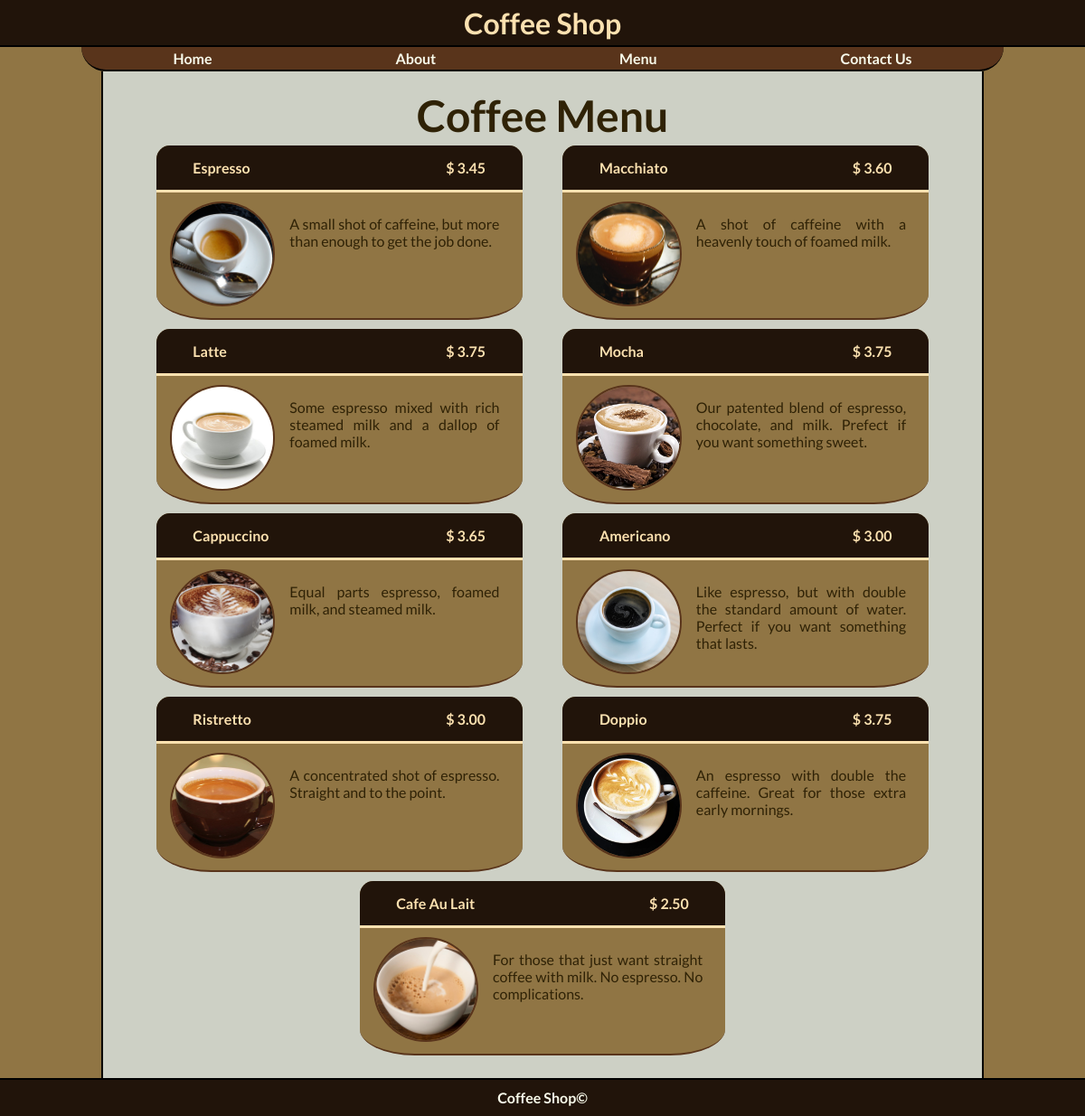
/menu/coffee.php, run on the app's committed database.
### tables this page shows
CREATE TABLE `coffee` (
  `coffee_id` int(11) NOT NULL AUTO_INCREMENT,
  `name` varchar(50) DEFAULT NULL,
  `description` varchar(200) DEFAULT NULL,
  `price` decimal(10,2) DEFAULT NULL,
  `img_dir` varchar(50) DEFAULT NULL,
  PRIMARY KEY (`coffee_id`)
);

### database/databaseSelect.inc.php (called while the page is built, shortened)
<?php
    $sqlSelectCoffee = "SELECT DISTINCT *
                        FROM coffee;";
?>

### templates/menuItem.inc.php (the view)
<table>
  <div class="menu">
    <?php
      while ($foodRow = $foodList->fetch()) {
        echo "<div class='menu-item'>";
          echo "<div class='menu-item-header'>";
            echo "<p>" . $foodRow['name'] . "</p>";
            echo "<p> $ " . $foodRow['price'] . "</p>";
          echo "</div>";
          echo "<div class='menu-item-body'>";
            echo "<div>";
              echo "<img src='.." . $foodRow['img_dir'] . "' alt='" . $foodRow['name'] . "'>";
            echo "</div>";
            echo "<p>" . $foodRow['description'] . "</p>";
          echo "</div>";
        echo "</div>";
      }
    ?>
  </div>
</table>

### static/css/base.css (style rules this page uses)
html, body, hgroup, header, footer, nav, article, section, aside, figure, figcaption, h1, h2, h3, h4, h5, h6, ol, ul, li, div, span, p, img, a { margin: 0; padding: 0; font-size: 100%; font-family: 'Lato', 'Open Sans', sans-serif; vertical-align: baseline; border: 0; }
body { display: flex; flex-direction: column; justify-content: center; align-items: center; min-height: 100vh; }
body { color: #2F2206; }
body { background-color: #907544; }
main p { padding-top: 15px; padding-bottom: 15px; }
main img { width: 100%; height: auto; }
.menu { display: flex; justify-content: space-between; flex-wrap: wrap; }
.menu .menu-item { display: flex; flex-direction: column; width: 90%; margin-top: 5px; margin-right: auto; margin-bottom: 5px; margin-left: auto; }
@media (min-width: 767px) { .menu .menu-item { max-width: 45%; } }
.menu .menu-item-header { display: flex; justify-content: space-between; padding-right: 10%; padding-left: 10%; }
.menu .menu-item-body { display: flex; justify-content: space-between; padding-top: 10px; padding-right: 15px; padding-bottom: 10px; padding-left: 15px; }
.menu .menu-item-body div { max-width: 30%; }
.menu .menu-item-body p { padding-right: 10px; padding-left: 20px; }
@media (min-width: 896px) { main p { text-align: justify; } }
.menu .menu-item-header { font-weight: bold; color: #FCE1B0; }
.menu-item { background-color: #907544; border-bottom: 2px solid #59341b; border-top-right-radius: 15px; border-bottom-right-radius: 15%; border-bottom-left-radius: 15%; border-top-left-radius: 15px; }
.menu .menu-item-header { background-color: #21140a; border-bottom: 3px solid #FCE1B0; border-top-right-radius: 15px; border-top-left-radius: 15px; }
.menu .menu-item-body img { border: 2px solid #59341b; border-radius: 50%; }

### data on the page
coffee: name "Espresso", price "3.45", img_dir+name (picture), description "A small shot of caffeine, but more than enough to get the job done."
coffee: name "Macchiato", price "3.60", img_dir+name (picture), description "A shot of caffeine with a heavenly touch of foamed milk."
coffee: name "Latte", price "3.75", img_dir+name (picture), description "Some espresso mixed with rich steamed milk and a dallop of foamed milk."
coffee: name "Mocha", price "3.75", img_dir+name (picture), description "Our patented blend of espresso, chocolate, and milk. Prefect if you want something sweet."
coffee: name "Cappuccino", price "3.65", img_dir+name (picture), description "Equal parts espresso, foamed milk, and steamed milk."
coffee: name "Americano", price "3.00", img_dir+name (picture), description "Like espresso, but with double the standard amount of water. Perfect if you want something that lasts."
coffee: name "Ristretto", price "3.00", img_dir+name (picture), description "A concentrated shot of espresso. Straight and to the point."
coffee: name "Doppio", price "3.75", img_dir+name (picture), description "An espresso with double the caffeine. Great for those extra early mornings."
coffee: name "Cafe Au Lait", price "2.50", img_dir (picture), description "For those that just want straight coffee with milk. No espresso. No complications."
